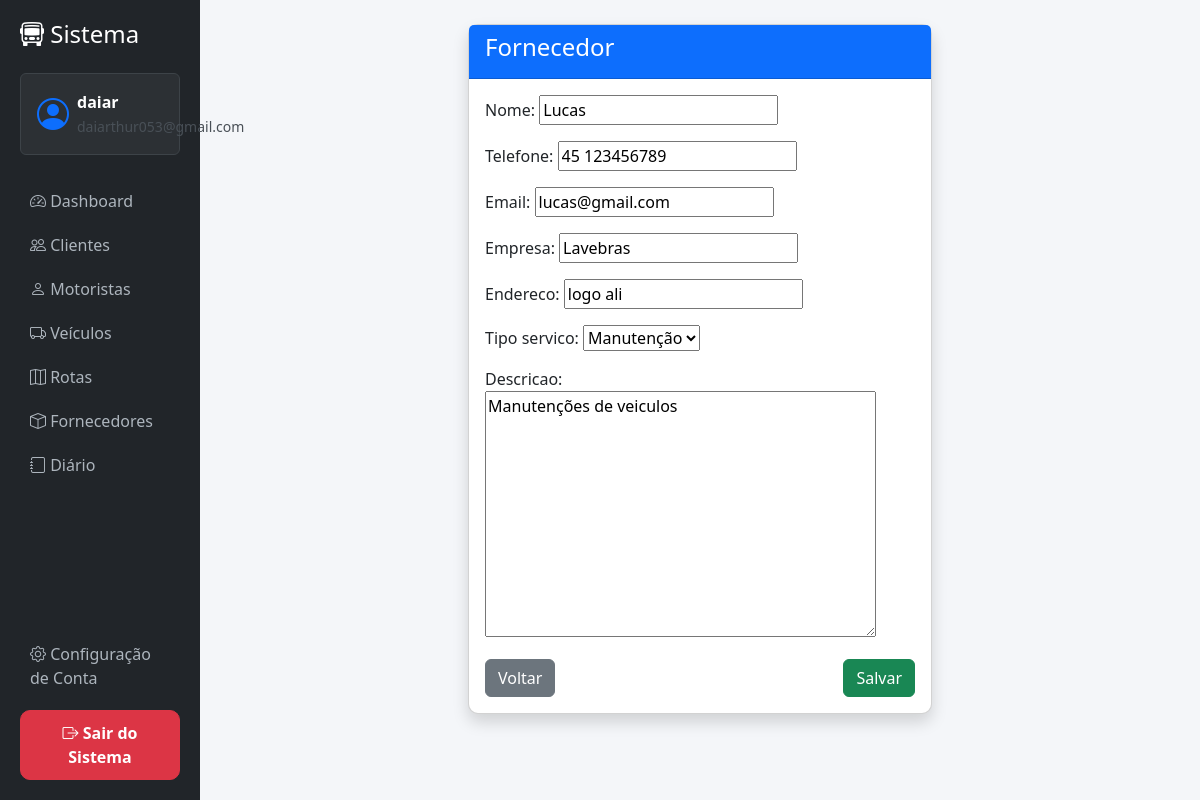
The app's page /fornecedores/editar/1/ (signed in) with its own data.
### fornecedores/models.py (models this page shows, shortened)
class Fornecedor(models.Model):
    TIPOS = [
        ('manutencao', 'Manutenção'),
        ('combustivel', 'Combustível'),
        ('pecas', 'Peças'),
    ]
    nome = models.CharField(max_length=100)
    telefone = models.CharField(max_length=20)
    email = models.EmailField(max_length=100, blank=True, null=True, unique=True)
    empresa = models.CharField(max_length=100)
    endereco = models.CharField(max_length=200)
    tipo_servico = models.CharField(max_length=20, choices=TIPOS)
    descricao = models.TextField(blank=True, null=True)

### fornecedores/views.py (the view)
# urls.py: path('editar/<int:id>/', views.editar_fornecedor, name='editar_fornecedor'),
@login_required
def editar_fornecedor(request, id):
    fornecedor = get_object_or_404(Fornecedor, id=id)
    form = FornecedorForm(request.POST or None, instance=fornecedor)
    if form.is_valid():
        form.save()
        return redirect('lista_fornecedores')
    return render(request, 'fornecedores/form.html', {'form': form})

### fornecedores/forms.py
class FornecedorForm(forms.ModelForm):
    class Meta:
        model = Fornecedor
        fields = '__all__'

### templates/fornecedores/form.html (shortened to what this page needs)
{% extends 'base.html' %}
{% block content %}
<div class="row justify-content-center">
    <div class="col-md-6">
        <div class="card shadow">
            <div class="card-header bg-primary text-white">
                <h4>Fornecedor</h4>
            </div>
            <div class="card-body">
                <form method="POST">
                    {{ form.as_p }}
                    <div class="d-flex justify-content-between">
                        <a href="/fornecedores/" class="btn btn-secondary">Voltar</a>
                        <button class="btn btn-success">Salvar</button>
                    </div>
                </form>
            </div>
        </div>
    </div>
</div>
{% endblock %}

### templates/base.html (shortened to what this page needs)
<!doctype html>
<html lang="pt-br">
  <head>
    <link
      href="https://cdn.jsdelivr.net/npm/bootstrap@5.3.0/dist/css/bootstrap.min.css"
      rel="stylesheet"
    />
    <link
      href="https://cdn.jsdelivr.net/npm/bootstrap-icons/font/bootstrap-icons.css"
      rel="stylesheet"
    />
  </head>
  <body>
    <div class="container-fluid">
      <div class="row">
        <div
          class="col-md-2 sidebar d-flex flex-column justify-content-between"
        >
          <div>
            <h4 class="text-white mb-4">
              <i class="bi bi-bus-front"></i> Sistema
            </h4>
            <div class="user-box mb-4 p-3 rounded">
              <div class="d-flex align-items-center gap-2">
                <div class="user-icon">
                  <i class="bi bi-person-circle"></i>
                </div>
                <div>
                  <strong>{{ request.user.username }}</strong>
                  <br />
                  <small class="text-light-emphasis">
                    {{ request.user.email }}
                  </small>
                </div>
              </div>
            </div>
            <a href="/"> <i class="bi bi-speedometer2"></i> Dashboard </a>
            <a href="/clientes/"> <i class="bi bi-people"></i> Clientes </a>
            <a href="/motoristas/"> <i class="bi bi-person"></i> Motoristas </a>
            <a href="/veiculos/"> <i class="bi bi-truck"></i> Veículos </a>
            <a href="/rotas/"> <i class="bi bi-map"></i> Rotas </a>
            <a href="/fornecedores/">
              <i class="bi bi-box"></i> Fornecedores
            </a>
            <a href="/diario/"> <i class="bi bi-journal"></i> Diário </a>
          </div>
          <div>
            <a href="/perfil/" class="config-link">
              <i class="bi bi-gear"></i>
              Configuração de Conta
            </a>
            <form action="{% url 'logout' %}" method="post">
              <button class="btn btn-danger logout-btn w-100">
                <i class="bi bi-box-arrow-right"></i>
                Sair do Sistema
              </button>
            </form>
          </div>
        </div>
        <div class="col-md-10 p-4">{% block content %}{% endblock %}</div>
      </div>
    </div>
  </body>
</html>

### templates/base.html (style rules this page uses)
body { background-color: #f4f6f9; display: flex; }
.sidebar { background: #212529; color: white; min-height: 100vh; padding: 20px; }
.sidebar a { color: #adb5bd; display: block; padding: 10px; text-decoration: none; border-radius: 5px; }
.card { border-radius: 10px; }
.user-box { background: #2c3034; border: 1px solid #3d4348; }
.user-icon { font-size: 2rem; color: #0d6efd; }
.config-link { margin-bottom: 10px; }
.logout-btn { border-radius: 10px; padding: 10px; font-weight: 600; transition: 0.2s; }

### records on screen
Fornecedor: nome "Lucas", telefone "45 123456789", email "lucas@gmail.com", empresa "Lavebras", endereco "logo ali", tipo_servico "Manutenção", descricao "Manutenções de veiculos"

### other values on screen
{{ request.user.username }} "daiar"
{{ request.user.email }} "daiarthur053@gmail.com"
